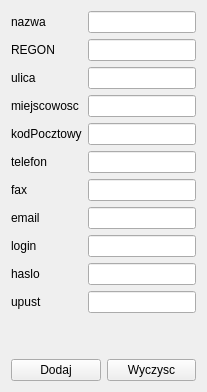
      <widget class="QWidget" name="tab_3">
       <attribute name="title">
        <string>Sklep</string>
       </attribute>
       <layout class="QVBoxLayout" name="verticalLayout_7">
        <item>
         <layout class="QHBoxLayout" name="horizontalLayout_2">
          <item>
           <layout class="QVBoxLayout" name="verticalLayout_5">
            <item>
             <widget class="QLabel" name="label_21">
              <property name="text">
               <string>nazwa</string>
              </property>
             </widget>
            </item>
            <item>
             <widget class="QLabel" name="label_7">
              <property name="text">
               <string>REGON</string>
              </property>
             </widget>
            </item>
            <item>
             <widget class="QLabel" name="label_23">
              <property name="text">
               <string>ulica</string>
              </property>
             </widget>
            </item>
            <item>
             <widget class="QLabel" name="label_24">
              <property name="text">
               <string>miejscowosc</string>
              </property>
             </widget>
            </item>
            <item>
             <widget class="QLabel" name="label_25">
              <property name="text">
               <string>kodPocztowy</string>
              </property>
             </widget>
            </item>
            <item>
             <widget class="QLabel" name="label_26">
              <property name="text">
               <string>telefon</string>
              </property>
             </widget>
            </item>
            <item>
             <widget class="QLabel" name="label_27">
              <property name="text">
               <string>fax</string>
              </property>
             </widget>
            </item>
            <item>
             <widget class="QLabel" name="label_28">
              <property name="text">
               <string>email</string>
              </property>
             </widget>
            </item>
            <item>
             <widget class="QLabel" name="label_29">
              <property name="text">
               <string>login</string>
              </property>
             </widget>
            </item>
            <item>
             <widget class="QLabel" name="label_30">
              <property name="text">
               <string>haslo</string>
              </property>
             </widget>
            </item>
            <item>
             <widget class="QLabel" name="label_22">
              <property name="text">
               <string>upust</string>
              </property>
             </widget>
            </item>
           </layout>
          </item>
          <item>
           <layout class="QVBoxLayout" name="verticalLayout_6">
            <item>
             <widget class="QLineEdit" name="lineEdit_21"/>
            </item>
            <item>
             <widget class="QLineEdit" name="lineEdit_22"/>
            </item>
            <item>
             <widget class="QLineEdit" name="lineEdit_23"/>
            </item>
            <item>
             <widget class="QLineEdit" name="lineEdit_24"/>
            </item>
            <item>
             <widget class="QLineEdit" name="lineEdit_25"/>
            </item>
            <item>
             <widget class="QLineEdit" name="lineEdit_26"/>
            </item>
            <item>
             <widget class="QLineEdit" name="lineEdit_27"/>
            </item>
            <item>
             <widget class="QLineEdit" name="lineEdit_28"/>
            </item>
            <item>
             <widget class="QLineEdit" name="lineEdit_29"/>
            </item>
            <item>
             <widget class="QLineEdit" name="lineEdit_30"/>
            </item>
            <item>
             <widget class="QLineEdit" name="lineEdit_31"/>
            </item>
           </layout>
          </item>
         </layout>
        </item>
        <item>
         <spacer name="verticalSpacer_2">
          <property name="orientation">
           <enum>Qt::Vertical</enum>
          </property>
          <property name="sizeHint" stdset="0">
           <size>
            <width>20</width>
            <height>40</height>
           </size>
          </property>
         </spacer>
        </item>
        <item>
         <layout class="QHBoxLayout" name="horizontalLayout_4">
          <item>
           <widget class="QPushButton" name="pushButton_3">
            <property name="text">
             <string>Dodaj</string>
            </property>
           </widget>
          </item>
          <item>
           <widget class="QPushButton" name="pushButton_4">
            <property name="text">
             <string>Wyczysc</string>
            </property>
           </widget>
          </item>
         </layout>
        </item>
       </layout>
      </widget>
